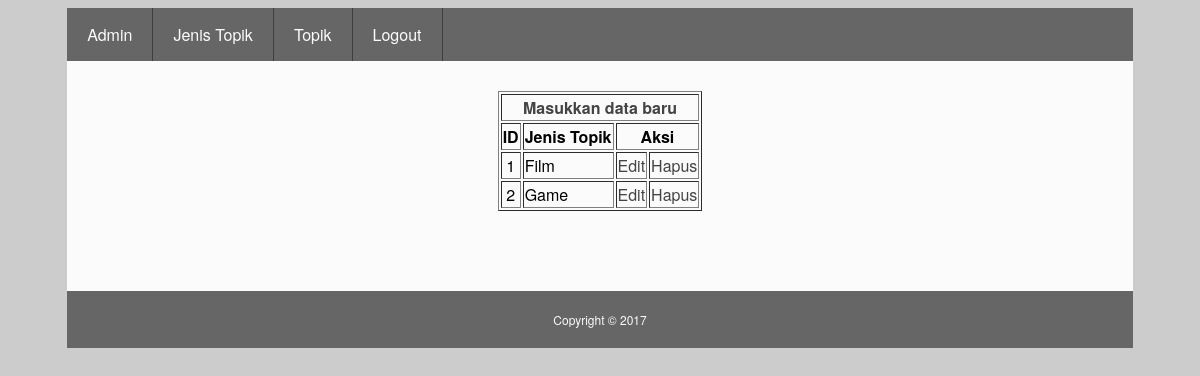
Page /admin/jenisTopik.php on the committed database.
### tables this page shows
CREATE TABLE IF NOT EXISTS `tbjenistopik` (
`idJenisTopik` int(3) NOT NULL,
  `jenisTopik` varchar(50) NOT NULL
);

### class/crud.php (called while the page is built, shortened)
<?php
	class crud{
		private $hasil = array();
		public function select($tabel, $kolom="*", $kondisi=null, $urut=null, $batas=null){
			$q = 'SELECT '.$kolom.' FROM '.$tabel;
			$query = mysql_query($q);
			if($query){
				$this->jmlBaris = mysql_num_rows($query);
				for ($i=0; $i<$this->jmlBaris; $i++) {
					$r = mysql_fetch_array($query);
					$kunci = array_keys($r);
					for($x=0; $x<count($kunci); $x++){
						if(!is_int($kunci[$x])){
							$this->hasil[$i][$kunci[$x]] = $r[$kunci[$x]];
						}
					}
				}
				return true;
			}else{
				$this->pesan = "Proses Gagal";
				return false;
			}
		}
		public function hasil(){
			$val = $this->hasil;
			$this->hasil = array();
			return $val;
		}
	}
?>

### admin/jenisTopik.php (the view, shortened to what this page needs)
<?php
	include "../class/crud.php";
	$db = new crud();
	$db->koneksi();
	$db->select("tbJenisTopik");
	$hasil = $db->hasil();
?>
<html>
	<head>
		<link rel="stylesheet" type="text/css" href="../css/style.css">
	</head>
	<body>
		<div id="wrap">
			<div id="header">
				<a href="admin.php"><div class="nav">Admin</div></a>
				<a href="jenisTopik.php"><div class="nav">Jenis Topik</div></a>
				<a href="topik.php"><div class="nav">Topik</div></a>
				<a href="../index.php"><div class="nav">Logout</div></a>
			</div>
			<div id="konten">
				<div class="item">
				<table border="1" align="center">
					<tr>
						<th colspan="4" align="center"><a href="inJenisTopik.php">Masukkan data baru</a></th>
					</tr>
					<tr>
						<th>ID</th>
						<th>Jenis Topik</th>
						<th colspan="2">Aksi</th>
					</tr>
					<?php foreach($hasil as $kolom){ ?>
						<tr>
							<td align="center"><?php echo $kolom['idJenisTopik']; ?></td>
							<td><?php echo $kolom['jenisTopik']; ?></td>
							<td><a href="upJenisTopik.php?id=<?php echo $kolom['idJenisTopik']; ?>">Edit</a></td>
							<td><a href="simpan.php?aksi=hapus&tabel=tbJenisTopik&id=<?php echo $kolom['idJenisTopik']; ?>">Hapus</a></td>
						</tr>
					<?php } ?>
				</table>
				</div>
			</div>
			<div id="footer">Copyright &copy; 2017</div>
		</div>
	</body>
</html>

### css/style.css (style rules this page uses)
body { background: #cccccc; font-family: "Helvetica Neue", Helvetica, Arial, sans-serif;; }
a { color: #444444; text-decoration: none; }
#wrap { width: 90%; margin: 0 auto; }
#header { width: 100%; background: #666666; }
.nav { padding: 15px 20px; text-align: center; font-size: 16px; float: left; color: #fcfcfc; border-right: 1px solid #3e3e3e; }
#konten { width: 100%; background: #fbfbfb; padding-top: 10px; padding-bottom: 30px; }
.item { padding: 20px 0 50px 0; }
#footer { font-size: 12px; text-align: center; padding: 20px 0; background: #666666; color: #fbfbfb; }

### rows in the picture
tbjenistopik: idJenisTopik "1", jenisTopik "Film"
tbjenistopik: idJenisTopik "2", jenisTopik "Game"
